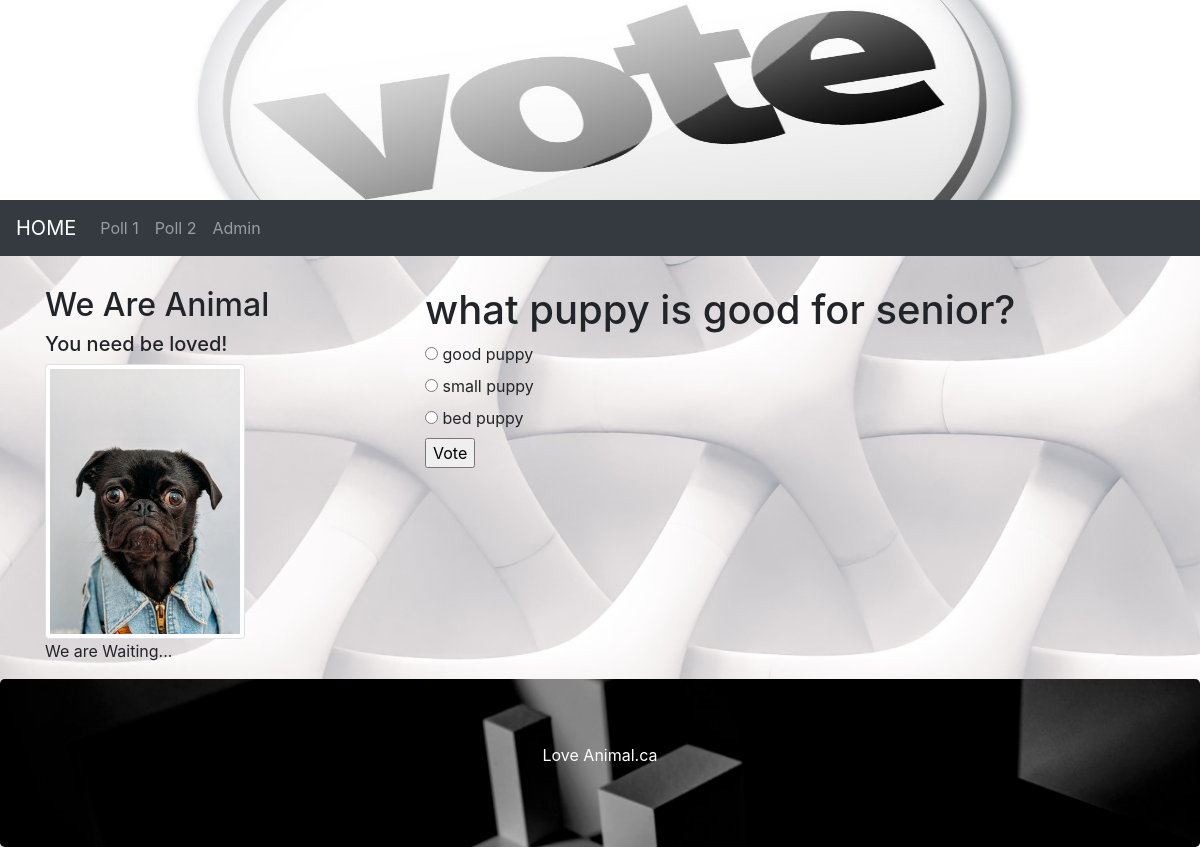
/polls/13/, run on the app's committed database.
### polls/models.py (models this page shows, shortened)
class Question(models.Model):
    question_text = models.CharField(max_length=200)
    pub_date = models.DateTimeField('date published')
    def was_published_recently(self):
        now = timezone.now()
        return now - datetime.timedelta(days=1) <= self.pub_date <= now
    was_published_recently.admin_order_field = 'pub_date'
    was_published_recently.boolean = True
    was_published_recently.short_description = 'Published recently?'

class Choice(models.Model):
    question = models.ForeignKey(Question, on_delete=models.CASCADE)
    choice_text = models.CharField(max_length=200)
    votes = models.IntegerField(default=0)

### polls/views.py (the view)
# urls.py: path('<int:pk>/', views.DetailView.as_view(), name='detail'),
class DetailView(generic.DetailView):
    model = Question
    template_name = 'polls/boot_detail.html'

### polls/templates/polls/boot_detail.html (shortened to what this page needs)
<!DOCTYPE html>
<html lang="en">
<head>
    {% load static %}
    <link rel="stylesheet" href="https://maxcdn.bootstrapcdn.com/bootstrap/4.3.1/css/bootstrap.min.css">
    <link rel="stylesheet" href="{% static '/polls/css/pl_visual.css' %}"/>
</head>
<header>
    <img src="{% static '/polls/images/background10.jpg' %}" alt="Girl in a jacket" width="1285" height="200">
</header>
<body>
<nav class="navbar navbar-expand-sm bg-dark navbar-dark">
    <a class="navbar-brand" href="http://172.16.176.21/w0443276/hide/tutorial10/lht_august.html#">HOME</a>
    <div class="collapse navbar-collapse" id="collapsibleNavbar">
        <ul class="navbar-nav">
            <li class="nav-item">
                <a class="nav-link" href="{% url 'polls:index' %}">Poll 1</a>
            </li>
            <li class="nav-item">
                <a class="nav-link" href="{% url 'polls:index' %}">Poll 2</a>
            </li>
            <li class="nav-item">
                <a class="nav-link" href="http://127.0.0.1:8000/admin/">Admin</a>
            </li>
        </ul>
    </div>
</nav>
<div class="container" style="margin-top:30px">
    <div class="row">
        <div class="col-sm-4">
            <h2>We Are Animal</h2>
            <h5>You need be loved!</h5>
            <div ><img src="{% static '/polls/images/puppys6.jpg' %}"
                       class="img-thumbnail" alt="dog" width="200" height="250"/></div>
            <p>We are Waiting...</p>
        </div>
        <div class="col-sm-8">
            <h1>{{ question.question_text }}</h1>
            <form action="{% url 'polls:vote' question.id %}" method="post">
                {% for choice in question.choice_set.all %}
                <input type="radio" name="choice" id="choice{{ forloop.counter }}" value="{{ choice.id }}">
                <label for="choice{{ forloop.counter }}">{{ choice.choice_text }}</label><br>
                {% endfor %}
                <input type="submit" value="Vote">
            </form>
        </div>
    </div>
</div>
<div class="jumbotron text-center" style="margin-bottom:0">
    <p class="text-white">Love Animal.ca</p>
</div>
</body>
</html>

### polls/static/polls/css/pl_visual.css (style rules this page uses)
body { margin-left: auto; margin-right: auto; max-width: value; min-width: value; width: 100%; }
body > header > img { margin-left: auto; margin-right: auto; display: block; width: 100%; }

### data on the page
Question: question_text "what puppy is good for senior?"
Choice: choice_text "good puppy"
Choice: choice_text "small puppy"
Choice: choice_text "bed puppy"
